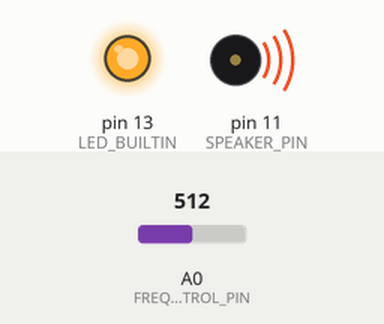
Recording of a sketch running on a simulated Arduino Uno, built with avr-gcc and run on an emulated ATmega328P. Parts: output pins drawn as LEDs (lit = HIGH), buzzer (waves = sounding). The test bench sets the inputs (shaded band); at power-on: A0 (FREQUENCY_CONTROL_PIN) = 512. What the sketch prints to the serial monitor is not drawn.

Above: at 0.1 s.
Timing chart, 0 to 1.6 s (numbered marks = the images above):
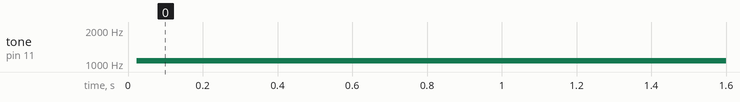

The sketch:

cymatic_dish.ino
```cpp
#define CIRCULAR_BUFFER_DEBUG
#include <CircularBuffer.h>
#define BUFFER_MAX 30

const int SPEAKER_PIN = 11;
const int FREQUENCY_CONTROL_PIN = A0;

const int MIN = 32.97; // C6
const int MAX = 2109.89; // C0

const long THROTTLE = 10;

const bool DEBUG = true;

float frequency = 0;

CircularBuffer<int, BUFFER_MAX> readingsBuffer;
float getVoltage(
    float pin,
    int fidelity = 10000
) {
  int newReading = analogRead(pin);

  readingsBuffer.push(newReading);

  int readingsTotal = 0;
  for (float i = 0; i < readingsBuffer.size(); i++) {
    readingsTotal += readingsBuffer[i];
  }
  float readingsAverage = readingsTotal / readingsBuffer.size();

  return round(readingsAverage * (5.0 / 1023.0) / 5 * fidelity)
    / float(fidelity);
}

unsigned long oldMillis = 0;
float getFrequency(bool skipPoll = false) {
  unsigned long newMillis = millis();
  bool pollPasses = (unsigned long)(newMillis - oldMillis) >= THROTTLE;

  if (skipPoll || pollPasses) {
    oldMillis = newMillis;
    return MIN + (MAX - MIN) * getVoltage(FREQUENCY_CONTROL_PIN);
  }

  return frequency;
}

void setup() {
  Serial.begin(9600);

  pinMode(LED_BUILTIN, OUTPUT);
  digitalWrite(LED_BUILTIN, HIGH);
}

void loop() {
  frequency = getFrequency();

  if (DEBUG) {
    Serial.println(frequency);
  }

  if (frequency > 0) {
    tone(SPEAKER_PIN, frequency);
  }
}
```

Measured:
- by itself, tone on pin 11 (SPEAKER_PIN): silent → 1071 Hz at 0.02 s
